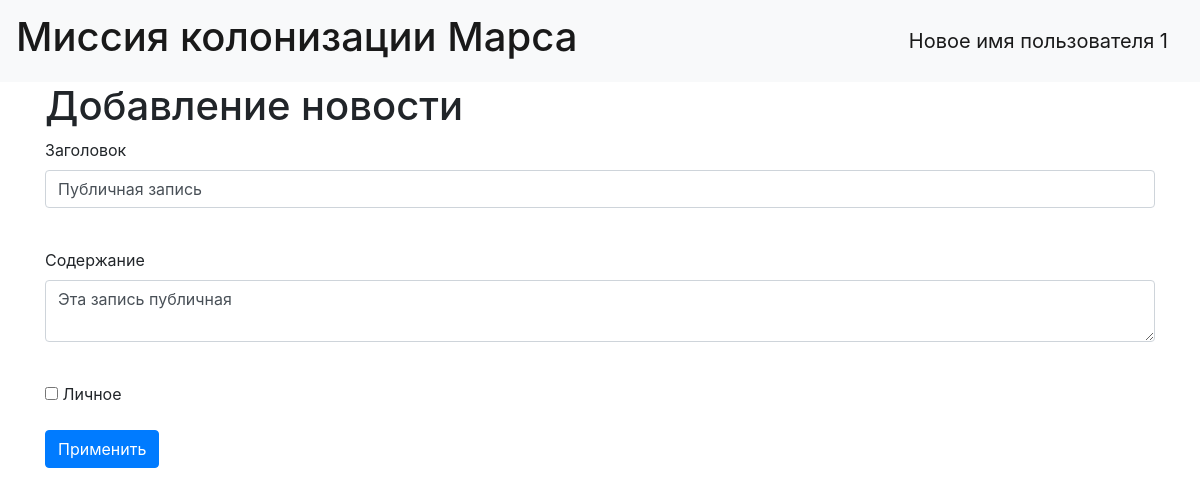
Screenshot of /news/1 (signed in) with the database file from the repository.
### data/users.py (models this page shows, shortened)
class User(SqlAlchemyBase, UserMixin, SerializerMixin):
    __tablename__ = 'users'
    id = sqlalchemy.Column(sqlalchemy.Integer,
                           primary_key=True, autoincrement=True)
    name = sqlalchemy.Column(sqlalchemy.String, nullable=True)
    about = sqlalchemy.Column(sqlalchemy.String, nullable=True)
    email = sqlalchemy.Column(sqlalchemy.String,
                              index=True, unique=True, nullable=True)
    hashed_password = sqlalchemy.Column(sqlalchemy.String, nullable=True)
    created_date = sqlalchemy.Column(sqlalchemy.DateTime,
                                     default=datetime.datetime.now)
    news = orm.relationship('News', back_populates='user')

### data/news.py (models this page shows)
class News(SqlAlchemyBase, SerializerMixin):
    __tablename__ = 'news'
    id = sqlalchemy.Column(sqlalchemy.Integer,
                           primary_key=True, autoincrement=True)
    title = sqlalchemy.Column(sqlalchemy.String, nullable=True)
    content = sqlalchemy.Column(sqlalchemy.String, nullable=True)
    created_date = sqlalchemy.Column(sqlalchemy.DateTime,
                                     default=datetime.datetime.now)
    is_private = sqlalchemy.Column(sqlalchemy.Boolean, default=True)
    user_id = sqlalchemy.Column(sqlalchemy.Integer,
                                sqlalchemy.ForeignKey("users.id"))
    user = orm.relationship('User')

### main.py (the view, shortened to what this page needs)
    @app.route('/news/<int:id>', methods=['GET', 'POST'])
    @login_required
    def edit_news(id):
        form = NewsForm()
        if request.method == "GET":
            db_sess = db_session.create_session()
            news = db_sess.query(News).filter(News.id == id,
                                              News.user == current_user
                                              ).first()
            if news:
                form.title.data = news.title
                form.content.data = news.content
                form.is_private.data = news.is_private
            else:
                abort(404)
        return render_template('news.html',
                               title='Редактирование новости',
                               form=form
                               )

### forms/news.py
class NewsForm(FlaskForm):
    title = StringField('Заголовок', validators=[DataRequired()])
    content = TextAreaField("Содержание")
    is_private = BooleanField("Личное")
    submit = SubmitField('Применить')

### data/db_session.py (called while the page is built)
def create_session() -> Session:
    global __factory
    return __factory()

### templates/news.html (shortened to what this page needs)
{% extends "base.html" %}
{% block content %}
<h1>Добавление новости</h1>
<form action="" method="post">
    <p>
        {{ form.title.label }}<br>
        {{ form.title(class="form-control") }}<br>
    </p>
    <p>
        {{ form.content.label }}<br>
        {{ form.content(class="form-control") }}<br>
    </p>
    <p>{{ form.is_private() }} {{ form.is_private.label }}</p>
    <p>{{ form.submit(type="submit", class="btn btn-primary") }}</p>
</form>
{% endblock %}

### templates/base.html (shortened to what this page needs)
<!doctype html>
<html lang="en">
<head>
    <link rel="stylesheet"
          href="https://stackpath.bootstrapcdn.com/bootstrap/4.4.1/css/bootstrap.min.css"
>
</head>
<body>
<header>
    <nav class="navbar navbar-light bg-light">
        <a class="navbar-brand" href="#"><h1>Миссия колонизации Марса</h1></a>
        {% if current_user.is_authenticated %}
    <a class="navbar-brand" href="/logout">{{ current_user.name }}</a>
{% else %}
    <p>
        <a class="btn btn-primary " href="/register">Зарегистрироваться</a>
        <a class="btn btn-success" href="/login">Войти</a>
    </p>
{% endif %}
    </nav>
</header>
<main role="main" class="container">
    {% block content %}{% endblock %}
</main>
</body>
</html>

### rows the page displays
User: name "Новое имя пользователя 1"
News: title "Публичная запись", content "Эта запись публичная"
